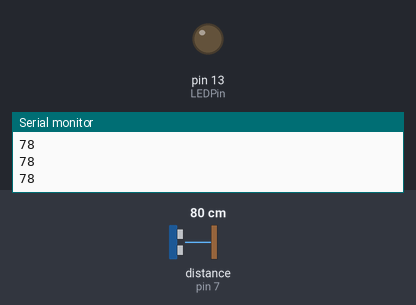
Bench run of a sketch on a simulated Arduino Uno, built with avr-gcc and run on an emulated ATmega328P. Parts: output pins drawn as LEDs (lit = HIGH), the last lines printed to the serial monitor. Wiring (inferred from the names in the program): ultrasonic range finder: trigger pin 8; echo pin 7. Inputs (shaded band) come from the test bench; at power-on: distance to the obstacle (sensor on pin 7) 80 cm. The echo pulse lasts 58.3 µs per cm; pins used as bus, display or sensor lines are not drawn.

Above: at 1.2 s.
1.3 s: distance to the obstacle (sensor on pin 7) set to 199 cm
2.8 s: distance to the obstacle (sensor on pin 7) set to 207 cm
At 4.0 s:
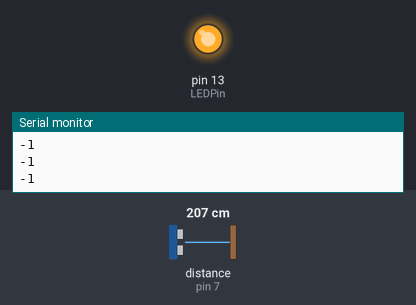
4.3 s: distance to the obstacle (sensor on pin 7) set to 2 cm
At 4.9 s:
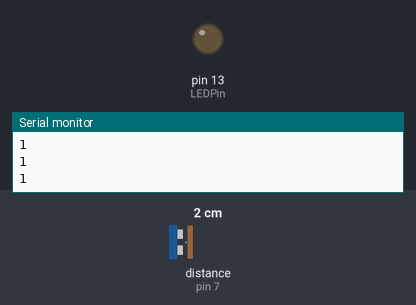
5.8 s: distance to the obstacle (sensor on pin 7) set to 250 cm
At 6.2 s:
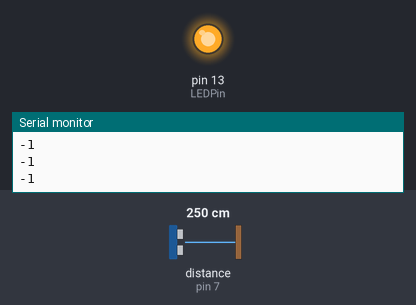
Timing chart, 0 to 8.3 s (numbered marks = the images above; inputs shaded):
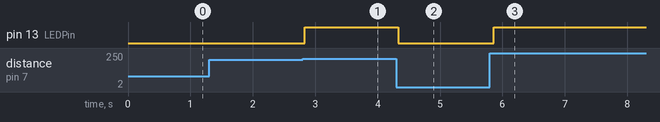

Measured:
- the behaviour switches between 202 and 203 cm on distance to the obstacle (sensor on pin 7) (found by bisection; images 0 and 1)
- after the input at 2.8 s, pin 13 (LEDPin): LOW → HIGH at once
- after the input at 4.3 s, pin 13 (LEDPin): HIGH → LOW at once
- after the input at 5.8 s, pin 13 (LEDPin): LOW → HIGH after 0.06 s

The sketch:

Sensor.ino
```cpp
#define echoPin 7
#define trigPin 8
#define LEDPin 13

int maximumRange = 200;
int minimumRange = 0;
long duration, distance;

void setup() {
  Serial.begin(9600);
  pinMode(trigPin, OUTPUT);
  pinMode(echoPin, INPUT);
  pinMode(LEDPin, OUTPUT);
}

void loop() {
  digitalWrite(trigPin, LOW);
  delayMicroseconds(2);

  digitalWrite(trigPin, HIGH);
  delayMicroseconds(10);

  digitalWrite(trigPin, LOW);
  duration = pulseIn(echoPin, HIGH);
  //Serial.println(duration);

  //Speed of Sound
  distance = duration/59;

  if (distance >= maximumRange || distance <= minimumRange) {
    Serial.println("-1");
    digitalWrite(LEDPin, HIGH);
  }
  else {
    Serial.println(distance);
    digitalWrite(LEDPin, LOW);
  }

  delay(50);
}
```
